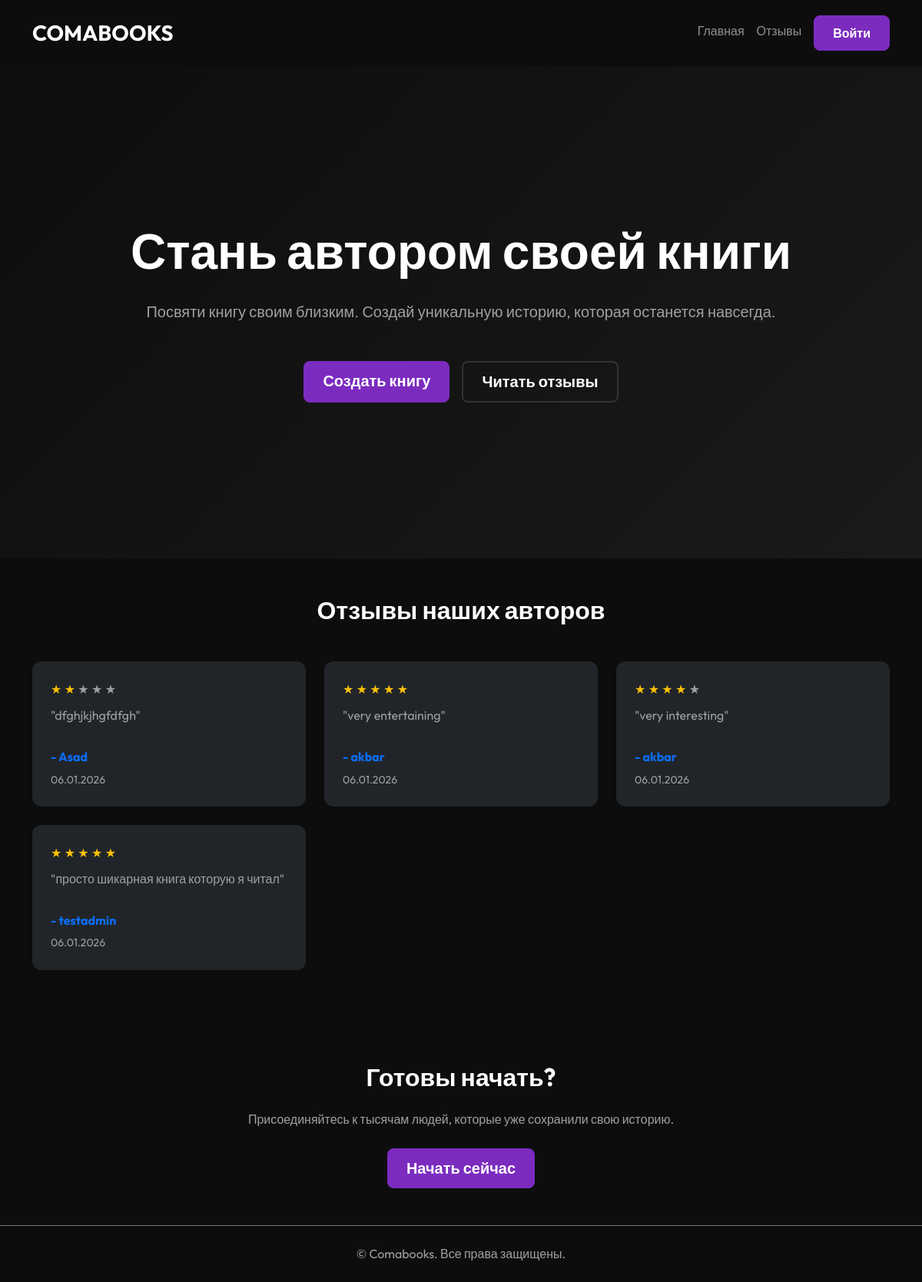
The page / on the database its author committed.
### config/models.py (models this page shows, shortened)
class Review(models.Model):
    user = models.ForeignKey(settings.AUTH_USER_MODEL, on_delete=models.CASCADE, verbose_name="Пользователь")
    book = models.ForeignKey(Book, on_delete=models.SET_NULL, null=True, blank=True, verbose_name="Книга")
    text = models.TextField(verbose_name="Текст отзыва")
    rating = models.IntegerField(default=5, verbose_name="Оценка (1-5)")
    created_at = models.DateTimeField(auto_now_add=True, verbose_name="Дата создания")
    class Meta:
        verbose_name = "Отзыв"
        verbose_name_plural = "Отзывы"

class CustomUser(AbstractUser):
    pass

### config/views.py (the view)
# urls.py: path("", views.home, name="home"),
def home(request):
    reviews = Review.objects.all().order_by('-created_at')[:6]
    return render(request, "home.html", {"reviews": reviews})

### templates/home.html
{% extends "_base.html" %}
{% load static %}
{% block content %}
<section class="hero-section text-center d-flex align-items-center justify-content-center"
    style="min-height: 80vh; background: linear-gradient(135deg, #0d0d0d 0%, #1a1a1a 100%);">
    <div class="container">
        <h1 class="display-3 fw-bold mb-4">Стань автором своей книги</h1>
        <p class="lead mb-5 text-muted">Посвяти книгу своим близким. Создай уникальную историю, которая останется
            навсегда.</p>
        <div class="d-flex justify-content-center gap-3">
            <a href="{% url 'create_book' %}" class="btn btn-primary btn-lg">Создать книгу</a>
            <a href="#reviews" class="btn btn-secondary btn-lg">Читать отзывы</a>
        </div>
    </div>
</section>
<section id="reviews" class="py-5 bg-darker">
    <div class="container">
        <h2 class="text-center mb-5">Отзывы наших авторов</h2>
        <div class="row">
            {% for review in reviews %}
            <div class="col-md-4 mb-4">
                <div class="card p-4 h-100 shadow-sm border-0 bg-dark text-light">
                    <div class="mb-2">
                        {% for i in "12345"|make_list %}
                        {% if forloop.counter <= review.rating %} <span class="text-warning">★</span>
                            {% else %}
                            <span class="text-muted">★</span>
                            {% endif %}
                            {% endfor %}
                    </div>
                    <p class="card-text flex-grow-1">"{{ review.text }}"</p>
                    <h6 class="mt-3 card-title text-primary">- {{ review.user.username }}</h6>
                    <small class="text-muted">{{ review.created_at|date:"d.m.Y" }}</small>
                </div>
            </div>
            {% empty %}
            <div class="col-12 text-center">
                <p class="text-muted">Отзывов пока нет. Будьте первыми!</p>
            </div>
            {% endfor %}
        </div>
    </div>
</section>
<section class="py-5 text-center">
    <div class="container">
        <h2 class="mb-4">Готовы начать?</h2>
        <p class="text-muted mb-4">Присоединяйтесь к тысячам людей, которые уже сохранили свою историю.</p>
        <a href="{% url 'create_book' %}" class="btn btn-primary btn-lg">Начать сейчас</a>
    </div>
</section>
{% endblock %}

### static/css/styles.css (style rules this page uses)
:root { --bg-color: #0d0d0d; --card-bg: #1a1a1a; --text-color: #ffffff; --accent-color: #7b2cbf; --accent-hover: #9d4edd; --secondary-text: #a0a0a0; --border-color: #333333; }
body { background-color: var(--bg-color); color: var(--text-color); font-family: 'Outfit', sans-serif; line-height: 1.6; }
h1, h2, h3, h4, h5, h6 { font-weight: 700; margin-bottom: 1.5rem; }
a { color: var(--accent-color); text-decoration: none; transition: color 0.3s ease; }
.text-muted { color: var(--secondary-text) !important; }
.btn-primary { background-color: var(--accent-color); border-color: var(--accent-color); font-weight: 600; padding: 10px 24px; border-radius: 8px; transition: all 0.3s ease; }
.btn-secondary { background-color: transparent; border: 2px solid var(--border-color); color: var(--text-color); font-weight: 600; padding: 10px 24px; border-radius: 8px; transition: all 0.3s ease; }
.card { background-color: var(--card-bg); border: 1px solid var(--border-color); border-radius: 12px; transition: transform 0.3s ease, box-shadow 0.3s ease; }
.card-title { color: var(--text-color); }
.card-text { color: var(--secondary-text); }

### rows shown on the page
Review: rating 2 (drawn), text "dfghjkjhgfdfgh", user.username "Asad", created_at "06.01.2026"
Review: rating 5 (drawn), text "very entertaining", user.username "akbar", created_at "06.01.2026"
Review: rating 4 (drawn), text "very interesting", user.username "akbar", created_at "06.01.2026"
Review: rating 5 (drawn), text "просто шикарная книга которую я читал", user.username "testadmin", created_at "06.01.2026"
